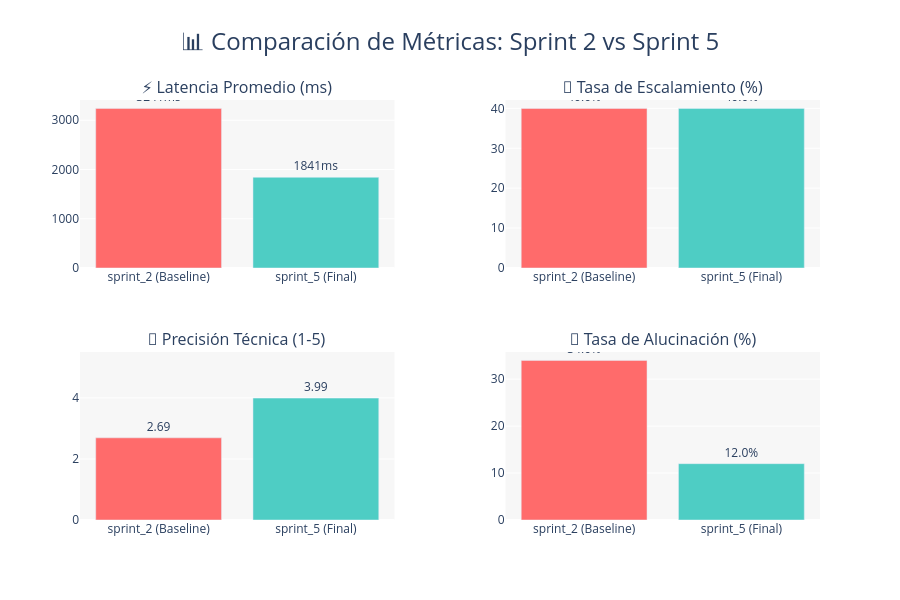

The notebook cell saved with this chart:
### Markdown cell above
## 3. Visualizaciones Interactivas

### Code cell
# Configurar tema y colores
colors = {
    sprint_a: "#FF6B6B",
    sprint_b: "#4ECDC4",
    "improvement": "#95E1D3",
    "decline": "#F38181"
}

# Crear figura con subplots
fig = make_subplots(
    rows=2, cols=2,
    subplot_titles=(
        "⚡ Latencia Promedio (ms)",
        "🔄 Tasa de Escalamiento (%)",
        "🎯 Precisión Técnica (1-5)",
        "👻 Tasa de Alucinación (%)"
    ),
    specs=[[{"type": "bar"}, {"type": "bar"}],
           [{"type": "bar"}, {"type": "bar"}]],
    horizontal_spacing=0.15,
    vertical_spacing=0.2
)

sprints = [f"{sprint_a}\n(Baseline)", f"{sprint_b}\n(Final)"]

# 1. Latencia Promedio
latencies = [sprint_a_metrics.get("avg_latency_ms", 0), sprint_b_metrics.get("avg_latency_ms", 0)]
fig.add_trace(
    go.Bar(
        x=sprints,
        y=latencies,
        marker_color=[colors[sprint_a], colors[sprint_b]],
        text=[f"{x:.0f}ms" for x in latencies],
        textposition="outside",
        name="Latencia"
    ),
    row=1, col=1
)

# 2. Tasa de Escalamiento
escalation = [sprint_a_metrics.get("escalation_rate", 0), sprint_b_metrics.get("escalation_rate", 0)]
fig.add_trace(
    go.Bar(
        x=sprints,
        y=escalation,
        marker_color=[colors[sprint_a], colors[sprint_b]],
        text=[f"{x:.1f}%" for x in escalation],
        textposition="outside",
        name="Escalamiento"
    ),
    row=1, col=2
)

# 3. Precisión Técnica
accuracy = [sprint_a_metrics.get("technical_accuracy", 0), sprint_b_metrics.get("technical_accuracy", 0)]
fig.add_trace(
    go.Bar(
        x=sprints,
        y=accuracy,
        marker_color=[colors[sprint_a], colors[sprint_b]],
        text=[f"{x:.2f}" for x in accuracy],
        textposition="outside",
        name="Precisión"
    ),
    row=2, col=1
)

# 4. Tasa de Alucinación
hallucination = [sprint_a_metrics.get("hallucination_rate", 0), sprint_b_metrics.get("hallucination_rate", 0)]
fig.add_trace(
    go.Bar(
        x=sprints,
        y=hallucination,
        marker_color=[colors[sprint_a], colors[sprint_b]],
        text=[f"{x:.1f}%" for x in hallucination],
        textposition="outside",
        name="Alucinación"
    ),
    row=2, col=2
)

# Actualizar layout
fig.update_layout(
    title={
        "text": "📊 Comparación de Métricas: Sprint 2 vs Sprint 5",
        "font": {"size": 24},
        "x": 0.5
    },
    showlegend=False,
    height=600,
    paper_bgcolor="white",
    plot_bgcolor="rgba(240,240,240,0.5)"
)

# Actualizar ejes Y para que muestren 0
fig.update_yaxes(range=[0, None], row=1, col=1)
fig.update_yaxes(range=[0, None], row=1, col=2)
fig.update_yaxes(range=[0, 5.5], row=2, col=1)
fig.update_yaxes(range=[0, None], row=2, col=2)

fig.show()

### Figure 1 — Plotly figure (JSON) as saved in the notebook; plotly's stock layout.template omitted (floating-point values rounded to 4 significant figures)
{"data": [{"marker": {"color": ["#FF6B6B", "#4ECDC4"]}, "name": "Latencia", "text": ["3241ms", "1841ms"], "textposition": "outside", "type": "bar", "x": ["sprint_2\n(Baseline)", "sprint_5\n(Final)"], "xaxis": "x", "y": [3241.0, 1841.0], "yaxis": "y"}, {"marker": {"color": ["#FF6B6B", "#4ECDC4"]}, "name": "Escalamiento", "text": ["40.0%", "40.0%"], "textposition": "outside", "type": "bar", "x": ["sprint_2\n(Baseline)", "sprint_5\n(Final)"], "xaxis": "x2", "y": [40, 40], "yaxis": "y2"}, {"marker": {"color": ["#FF6B6B", "#4ECDC4"]}, "name": "Precisión", "text": ["2.69", "3.99"], "textposition": "outside", "type": "bar", "x": ["sprint_2\n(Baseline)", "sprint_5\n(Final)"], "xaxis": "x3", "y": [2.69, 3.99], "yaxis": "y3"}, {"marker": {"color": ["#FF6B6B", "#4ECDC4"]}, "name": "Alucinación", "text": ["34.0%", "12.0%"], "textposition": "outside", "type": "bar", "x": ["sprint_2\n(Baseline)", "sprint_5\n(Final)"], "xaxis": "x4", "y": [34, 12], "yaxis": "y4"}], "layout": {"annotations": [{"font": {"size": 16}, "showarrow": false, "text": "⚡ Latencia Promedio (ms)", "x": 0.2125, "xanchor": "center", "xref": "paper", "y": 1, "yanchor": "bottom", "yref": "paper"}, {"font": {"size": 16}, "showarrow": false, "text": "🔄 Tasa de Escalamiento (%)", "x": 0.7875, "xanchor": "center", "xref": "paper", "y": 1, "yanchor": "bottom", "yref": "paper"}, {"font": {"size": 16}, "showarrow": false, "text": "🎯 Precisión Técnica (1-5)", "x": 0.2125, "xanchor": "center", "xref": "paper", "y": 0.4, "yanchor": "bottom", "yref": "paper"}, {"font": {"size": 16}, "showarrow": false, "text": "👻 Tasa de Alucinación (%)", "x": 0.7875, "xanchor": "center", "xref": "paper", "y": 0.4, "yanchor": "bottom", "yref": "paper"}], "height": 600, "paper_bgcolor": "white", "plot_bgcolor": "rgba(240,240,240,0.5)", "showlegend": false, "title": {"font": {"size": 24}, "text": "📊 Comparación de Métricas: Sprint 2 vs Sprint 5", "x": 0.5}, "xaxis": {"anchor": "y", "domain": [0, 0.425]}, "xaxis2": {"anchor": "y2", "domain": [0.575, 1]}, "xaxis3": {"anchor": "y3", "domain": [0, 0.425]}, "xaxis4": {"anchor": "y4", "domain": [0.575, 1]}, "yaxis": {"anchor": "x", "domain": [0.6, 1], "range": [0, null]}, "yaxis2": {"anchor": "x2", "domain": [0.6, 1], "range": [0, null]}, "yaxis3": {"anchor": "x3", "domain": [0, 0.4], "range": [0, 5.5]}, "yaxis4": {"anchor": "x4", "domain": [0, 0.4], "range": [0, null]}}}
